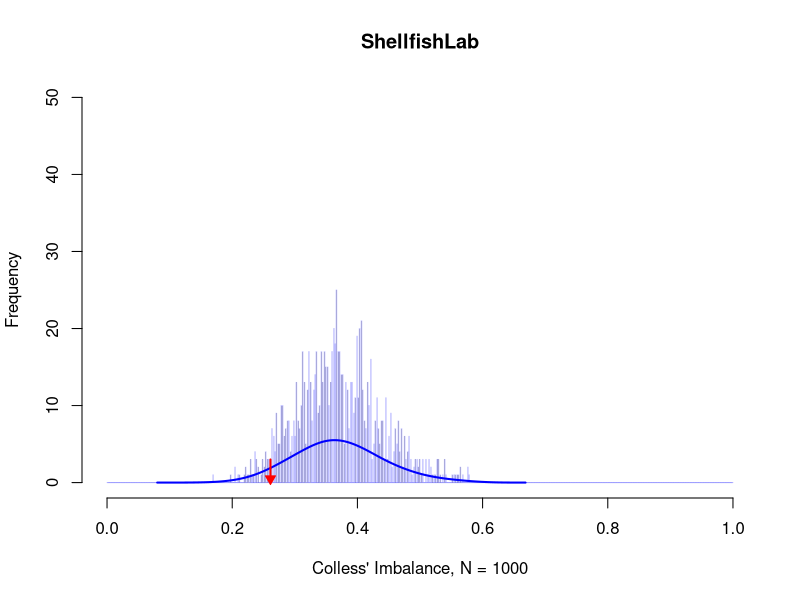

Here is the R script that generated this plot:
treestats <- read.table("treestats-jackknife.tsv",header=TRUE,sep="\t");
title <- 'Colless\' Imbalance, N = 1000';

# Colless' Imbalance always ranges between 0 (perfectly balanced) and 1 (ladder)
min <- 0;
max <- 1;

# binning in 1000 steps for 100 replicates appears to result in 
# no bins having more than 50 trees in them
steps <- ( max - min ) / 1000;
breaks <- seq(from = min, to = max, by = steps );

# primers: F04R22, NF118Sr2b
# sites: BayfrontPark, BelleairBlvd, RyanCt, ShellfishLab
# NOTE: RyanCt has more taxa post than pre, so jackknifing should be inverted
# NOTE: For F04R22 the post trees are significantly more imbalanced than the 
# jackknifed pre trees, but this is not so for NF118Sr2b

mySite <- 'ShellfishLab';
myPrimer <- 'NF118Sr2b';

# this subset contains the 1000 jackknifed replicates, where the pre tree is
# randomly pruned to the same size as the post tree. 
reps <- subset(treestats, site == mySite & primer == myPrimer & replicate != 0);

# this gives the true value for the post tree
true <- subset(treestats, site == mySite & primer == myPrimer & replicate == 0);

# draws the histogram for the jackknifed replicates
hist(reps$imbalance, xlim=range(min,max), ylim=range(0,50), breaks = breaks, border = rgb(0,0,1,alpha=0.2), main = mySite, xlab = title);
lines(density(reps$imbalance, adjust=2), col="blue", lwd=2);

# places an arrow for the true value on the post tree
arrows(true$imbalance, 3, true$imbalance, 0.1, length = 0, code = 2, col = 'red', xpd = TRUE, lwd = 2);
points(true$imbalance, 0.5, pch = 25, col = 'red', bg = 'red');
